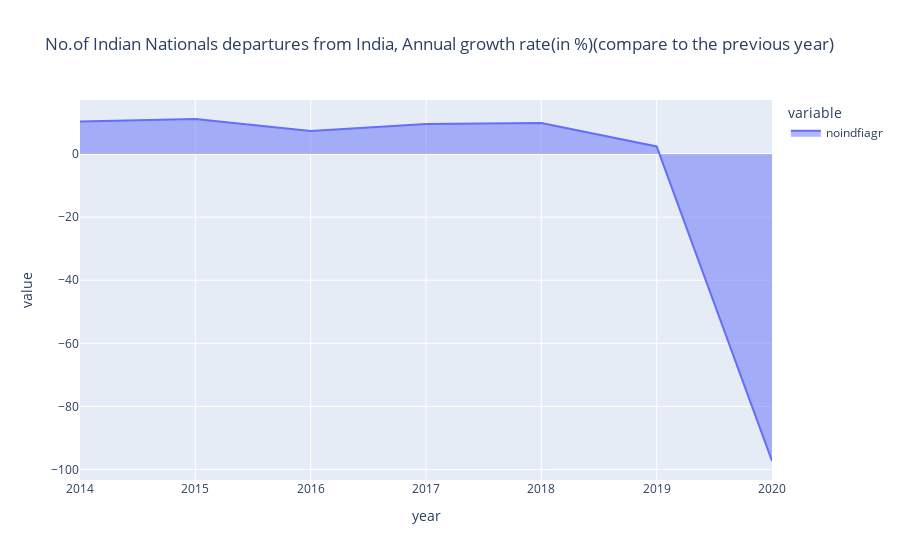

Source (notebook cell):
### Code cell
px.area(df,df.index,['noindfiagr'],title='No.of Indian Nationals departures from India, Annual growth rate(in %)(compare to the previous year)')

### Figure 1 — Plotly figure (JSON) as saved in the notebook; plotly's stock layout.template omitted (floating-point values rounded to 4 significant figures)
{"data": [{"fillpattern": {"shape": ""}, "hovertemplate": "variable=noindfiagr<br>year=%{x}<br>value=%{y}<extra></extra>", "legendgroup": "noindfiagr", "line": {"color": "#636efa"}, "marker": {"symbol": "circle"}, "mode": "lines", "name": "noindfiagr", "orientation": "v", "showlegend": true, "stackgroup": "1", "type": "scatter", "x": [2014, 2015, 2016, 2017, 2018, 2019, 2020], "xaxis": "x", "y": [10.3, 11.1, 7.3, 9.5, 9.8, 2.4, -97.3], "yaxis": "y"}], "layout": {"legend": {"title": {"text": "variable"}, "tracegroupgap": 0}, "title": {"text": "No.of Indian Nationals departures from India, Annual growth rate(in %)(compare to the previous year)"}, "xaxis": {"anchor": "y", "domain": [0, 1], "title": {"text": "year"}}, "yaxis": {"anchor": "x", "domain": [0, 1], "title": {"text": "value"}}}}
